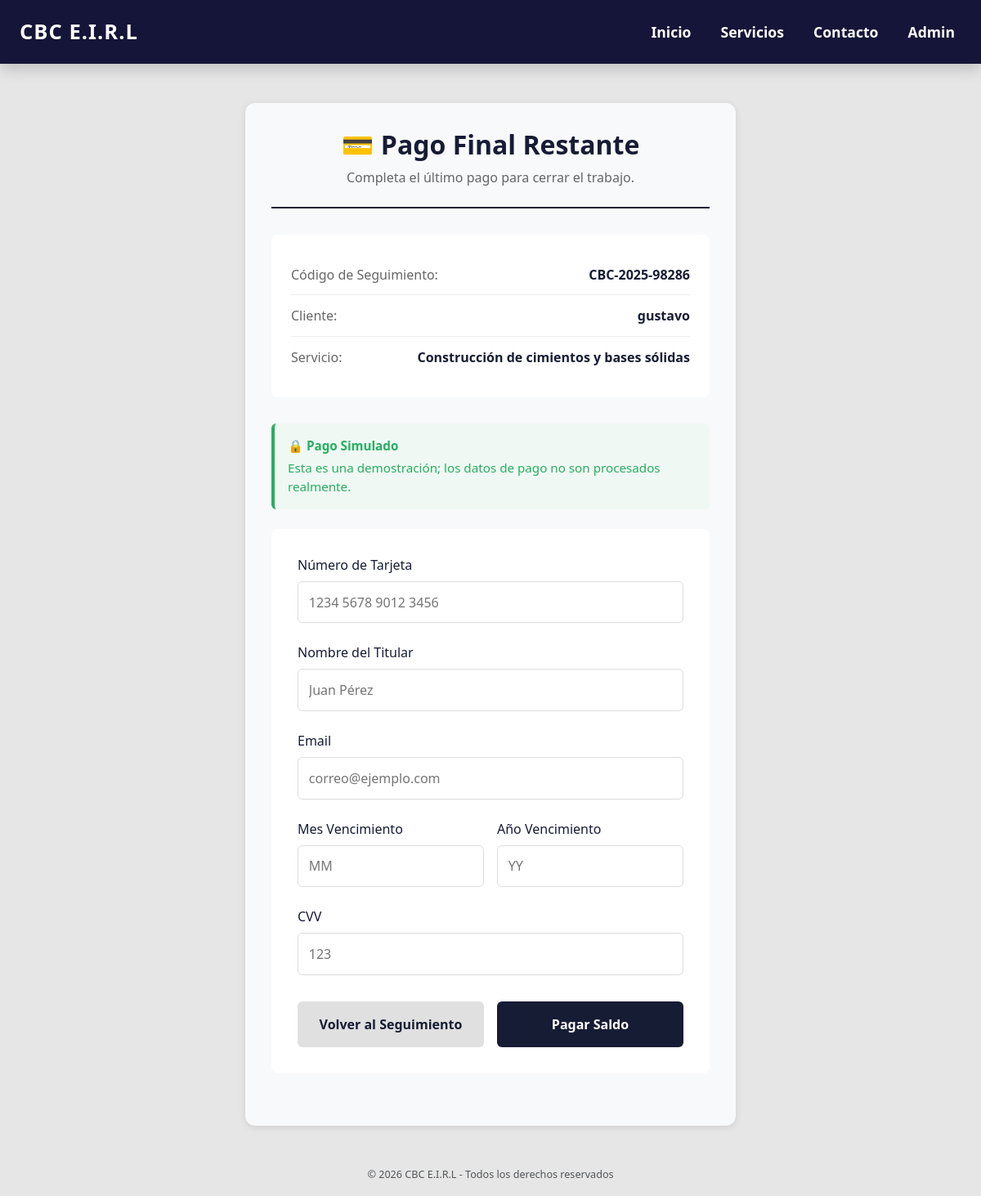
The page /seguimiento/CBC-2025-98286/pago-final/ (signed in) on the database its author committed.
### core/models.py (models this page shows, shortened)
class SolicitudInformacion(models.Model):
    servicio = models.ForeignKey(
        Servicio,
        on_delete=models.CASCADE,
        related_name="solicitudes",
        null=True,
        blank=True,
    )
    nombre = models.CharField(max_length=100)
    email = models.EmailField()
    telefono = models.CharField(
        max_length=12,
        validators=[
            RegexValidator(
                regex=r'^569\d{8}$',
                message="El teléfono debe tener el formato 569XXXXXXXX",
            ),
        ],
    )
    tienes_terreno = models.CharField(
        max_length=10,
        choices=[('si', 'Sí'), ('no', 'No')],
        default='no'
    )
    ubicacion = models.CharField(max_length=255)
    cuando_comenzar = models.CharField(max_length=20)
    requerimientos = models.TextField()
    estado_actual = models.ForeignKey(
        Estado,
        on_delete=models.SET_NULL,
        null=True,
        blank=True,
        related_name="solicitudes"
    )
    fecha_envio = models.DateTimeField(auto_now_add=True)
    codigo_seguimiento = models.CharField(max_length=30, unique=True, blank=True)
    comentarios_cambios = models.TextField(blank=True, null=True)
    progreso_trabajo = models.IntegerField(default=0)
    fecha_estimado_finalizacion = models.DateField(blank=True, null=True)

class Servicio(models.Model):
    titulo = models.CharField("Nombre del Servicio", max_length=100)
    descripcion = models.TextField("Descripción", blank=True, null=True)
    imagen = models.ImageField(upload_to='servicios/imagenes_extra/')

### core/views_admin.py (the view)
# urls.py: path("seguimiento/<str:codigo>/pago-final/", views_admin.pago_final_cliente, name="pago_final_cliente"),
@login_required
def pago_final_cliente(request, codigo):
    solicitud = get_object_or_404(SolicitudInformacion, codigo_seguimiento=codigo)
    if solicitud.estado_actual.codigo == "completado":
        solicitud.estado_actual = Estado.objects.get(codigo="pago_final")
        solicitud.save()
    if request.method == "POST":
        solicitud.pago_final_archivo = request.FILES.get("pago_final")
        solicitud.pago_final_monto = request.POST.get("monto_final")
        solicitud.estado_actual = Estado.objects.get(codigo="pagada")
        solicitud.save()
        return redirect("seguimiento", codigo=codigo)
    return render(request, "estados/pago_final_cliente.html", {"solicitud": solicitud})

### templates/estados/pago_final_cliente.html (shortened to what this page needs)
{% extends "base.html" %}
{% load static %}
{% block content %}
<div class="payment-container">
  <div class="payment-header">
    <h1>💳 Pago Final Restante</h1>
    <p>Completa el último pago para cerrar el trabajo.</p>
  </div>
  <div class="payment-info">
    <div class="info-row">
      <span class="info-label">Código de Seguimiento:</span>
      <span class="info-value">{{ solicitud.codigo_seguimiento }}</span>
    </div>
    <div class="info-row">
      <span class="info-label">Cliente:</span>
      <span class="info-value">{{ solicitud.nombre }}</span>
    </div>
    <div class="info-row">
      <span class="info-label">Servicio:</span>
      <span class="info-value">{{ solicitud.servicio.titulo }}</span>
    </div>
  </div>
  <div class="security-note">
    <strong>🔒 Pago Simulado</strong>
    Esta es una demostración; los datos de pago no son procesados realmente.
  </div>
  <form method="POST" action="{% url 'procesar_pago_final' solicitud.codigo_seguimiento %}">
    <div class="payment-form">
      <div class="form-group">
        <label for="numero_tarjeta">Número de Tarjeta</label>
        <input type="text" id="numero_tarjeta" name="numero_tarjeta" placeholder="1234 5678 9012 3456" maxlength="16" required pattern="\d{16}">
      </div>
      <div class="form-group">
        <label>Nombre del Titular</label>
        <input type="text" name="titular" placeholder="Juan Pérez" required>
      </div>
      <div class="form-group">
        <label>Email</label>
        <input type="email" name="email_pago" placeholder="correo@ejemplo.com" required>
      </div>
      <div class="form-row">
        <div class="form-group">
          <label for="mes_vencimiento">Mes Vencimiento</label>
          <input type="text" id="mes_vencimiento" name="mes_vencimiento" placeholder="MM" maxlength="2" required pattern="\d{2}">
        </div>
        <div class="form-group">
          <label for="ano_vencimiento">Año Vencimiento</label>
          <input type="text" id="ano_vencimiento" name="ano_vencimiento" placeholder="YY" maxlength="2" required pattern="\d{2}">
        </div>
      </div>
      <div class="form-group">
        <label for="cvv">CVV</label>
        <input type="text" id="cvv" name="cvv" placeholder="123" maxlength="4" required pattern="\d{3,4}">
      </div>
      <div class="button-group">
        <a href="{% url 'seguimiento' solicitud.codigo_seguimiento %}" class="btn btn-secondary">Volver al Seguimiento</a>
        <button type="submit" class="btn btn-primary">Pagar Saldo</button>
      </div>
    </div>
  </form>
</div>
{% endblock %}

### static/css/styles.css (style rules this page uses)
body { margin: 0; background-color: #e6e6e6; font-family: 'Segoe UI', Tahoma, Geneva, Verdana, sans-serif; }
h2, h1 { font-weight: 700; color: #333; }
.btn-primary { background-color: #2a2aff; border: none; font-weight: 600; }
form input, form textarea, form select { width: 100%; border: none; border-radius: 8px; padding: 12px 14px; background-color: #ffffff; }

### templates/estados/pago_final_cliente.html (style rules this page uses)
.payment-container { max-width: 600px; margin: 3rem auto; padding: 2rem; background: #f8f9fa; border-radius: 12px; box-shadow: 0 2px 8px rgba(0, 0, 0, 0.1); }
.payment-header { text-align: center; margin-bottom: 2rem; border-bottom: 2px solid #171c35; padding-bottom: 1.5rem; }
.payment-header h1 { color: #171c35; font-size: 2rem; margin: 0 0 0.5rem 0; }
.payment-header p { color: #666; margin: 0; }
.payment-info { background: white; padding: 1.5rem; border-radius: 8px; margin-bottom: 2rem; }
.info-row { display: flex; justify-content: space-between; padding: 0.8rem 0; border-bottom: 1px solid #eee; }
.info-row:last-child { border-bottom: none; }
.info-label { color: #666; font-weight: 500; }
.info-value { color: #171c35; font-weight: bold; }
.payment-form { background: white; padding: 2rem; border-radius: 8px; margin-bottom: 2rem; }
.form-group { margin-bottom: 1.5rem; }
.form-group label { display: block; color: #171c35; font-weight: 500; margin-bottom: 0.5rem; }
.form-group input { width: 100%; padding: 0.8rem; border: 1px solid #ddd; border-radius: 6px; font-size: 1rem; box-sizing: border-box; transition: border-color 0.3s; }
.form-row { display: grid; grid-template-columns: 1fr 1fr; gap: 1rem; }
.security-note { background: #f0f8f4; border-left: 4px solid #27ae60; padding: 1rem; border-radius: 6px; margin-bottom: 1.5rem; color: #27ae60; font-size: 0.95rem; }
.security-note strong { display: block; margin-bottom: 0.3rem; }
.button-group { display: flex; gap: 1rem; margin-top: 2rem; }
.btn { flex: 1; padding: 1rem; border: none; border-radius: 6px; font-size: 1rem; font-weight: 600; cursor: pointer; transition: all 0.3s; }
.btn-primary { background: #171c35; color: white; }
.btn-secondary { background: #e0e0e0; color: #171c35; }

### rows shown on the page
SolicitudInformacion: codigo_seguimiento "CBC-2025-98286", nombre "gustavo", servicio.titulo "Construcción de cimientos y bases sólidas"
